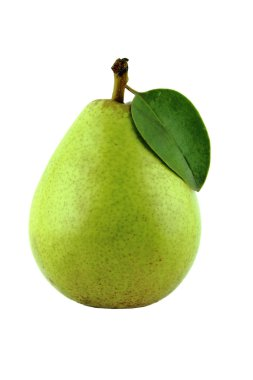
#> input picture input/10035.jpg, 253 x 380 px; its folder holds 4 pictures in this run
$ python adjust_images.py
#> lines starting #> are read from the running program, lines starting #| are printed output that depends on the picture
#> pass 3 of the loop in process_directory, `for filename in os.listdir(input_dir):`:
#> the loop made 4 passes; the first 3 are shown
from PIL import Image
import os
import argparse
import requests
from urllib.parse import urlparse
import concurrent.futures
import time
import re
import cv2
import numpy as np
from io import BytesIO
import warnings
import json

# Игнорируем предупреждения PIL для более чистого вывода
warnings.filterwarnings("ignore", category=UserWarning)

# [193 lines left out: functions clean_filename, transform_json_to_urls, download_image, download_images_from_urls, enhance_image_quality, not called in this run]

def properly_convert_to_rgba(img):
    """
    Корректно преобразует изображение в RGBA, обрабатывая различные форматы

    Args:
        img: PIL.Image - исходное изображение

    Returns:
        PIL.Image: Изображение в формате RGBA
    """
    # Получаем информацию о режиме и прозрачности
    mode = img.mode

    # Проверяем, является ли изображение палитровым с прозрачностью
    if mode == 'P':
        # Попробуем получить информацию о прозрачности
        try:
            transparency = img.info.get('transparency')
            if transparency is not None:
                # Преобразуем в RGBA для корректной обработки прозрачности
                return img.convert('RGBA')
        except:
            pass

    # Если изображение уже в RGBA, просто возвращаем его
    if mode == 'RGBA':
        return img

    # Если изображение с альфа-каналом
    if 'A' in mode:
        return img.convert('RGBA')

    # Для остальных изображений преобразуем в RGB
    return img.convert('RGB')

def get_pil_format(ext):
    """
    Преобразует расширение файла в правильный формат PIL для сохранения

    Args:
        ext (str): Расширение файла (с точкой или без)

    Returns:
        str: Формат PIL для метода save()
    """
    # Удаляем точку, если она есть
    if ext.startswith('.'):
        ext = ext[1:]

    # Преобразуем в верхний регистр
    ext = ext.upper()

    # Исправляем некоторые распространенные форматы
    format_map = {
        'JPG': 'JPEG',
        'TIF': 'TIFF',
        'BMP': 'BMP',
        'PNG': 'PNG',
        'GIF': 'GIF',
        'WEBP': 'WEBP'
    }

    # Если формат известен, возвращаем правильное значение
    if ext in format_map:
        return format_map[ext]

    # По умолчанию используем JPEG
    return 'JPEG'

# [415 lines left out: functions detect_object_region, detect_object_on_white_background, smart_scale_image, smart_scale_white_background, adjust_aspect_ratio_simple, not called in this run]

def adjust_aspect_ratio(image_path, output_path, target_ratio, fill_color=(255, 255, 255), enhance=False, smart_scale=False, white_background=False, scale_factor=1.5):
    """
    Adjust image to target aspect ratio by adding padding with specified color
    without changing or stretching the original image.

    Args:
        image_path (str): Path to the input image
        output_path (str): Path to save the processed image
        target_ratio (float): Target aspect ratio (width/height)
        fill_color (tuple): RGB color for padding (default: white)
        enhance (bool): Whether to enhance the image quality
        smart_scale (bool): Whether to use smart scaling for object detection
        white_background (bool): Whether to use specialized detection for white backgrounds
        scale_factor (float): Масштаб увеличения объекта (1.0 = без изменений)
    """
#> called with image_path = 'input/10035.jpg', output_path = 'output/10035.jpg', target_ratio = 1, fill_color = (255, 255, 255), enhance = False, smart_scale = False, white_background = False, scale_factor = 1.5
    try:
        # Открываем изображение
        img = Image.open(image_path)
#> img is the input picture: PIL image 253x380 RGB; mean R, G, B 217.2, 225.2, 187.1

        # Корректно конвертируем изображение с учетом альфа-канала и палитры
        img = properly_convert_to_rgba(img)

        # Если есть альфа-канал, создаем фон и накладываем изображение
        if img.mode == 'RGBA':
            background = Image.new('RGB', img.size, fill_color)
            background.paste(img, (0, 0), img)
            img = background
        else:
            img = img.convert('RGB')

        # Улучшаем качество изображения, если указано
        if enhance:
            print(f"Улучшаем качество изображения: {os.path.basename(image_path)}")
            img = enhance_image_quality(img)

        # Специальная обработка для объектов на белом фоне
        if white_background:
            print(f"Применяем специальный режим для белого фона: {os.path.basename(image_path)}")
            # Определяем регион с объектом
            region = detect_object_on_white_background(img)

            if region:
                # Получаем координаты объекта
                obj_x, obj_y, obj_width, obj_height = region

                # Увеличиваем объект в соответствии с заданным масштабом
                # При этом сохраняем его положение на изображении
                if scale_factor != 1.0:
                    # Вырезаем объект
                    obj_img = img.crop((obj_x, obj_y, obj_x + obj_width, obj_y + obj_height))

                    # Определяем новый размер объекта после масштабирования
                    new_obj_width = int(obj_width * scale_factor)
                    new_obj_height = int(obj_height * scale_factor)

                    # Изменяем размер объекта
                    resized_obj = obj_img.resize((new_obj_width, new_obj_height), Image.LANCZOS)

                    # Создаем новое изображение подходящего размера
                    new_width = max(img.width, new_obj_width + 2 * (obj_x // 2))
                    new_height = max(img.height, new_obj_height + 2 * (obj_y // 2))

                    # Создаем новое изображение
                    new_img = Image.new('RGB', (new_width, new_height), fill_color)

                    # Вычисляем положение для вставки увеличенного объекта (центрирование)
                    paste_x = (new_width - new_obj_width) // 2
                    paste_y = (new_height - new_obj_height) // 2

                    # Вставляем увеличенный объект
                    new_img.paste(resized_obj, (paste_x, paste_y))

                    # Используем новое изображение для дальнейшей обработки
                    img = new_img

            # Применяем специальное масштабирование для белого фона
            new_img = smart_scale_white_background(img, target_ratio, fill_color)
        # Используем умное масштабирование для других изображений
        elif smart_scale:
            print(f"Применяем умное масштабирование: {os.path.basename(image_path)}")
            new_img = smart_scale_image(img, target_ratio, fill_color)
        else:
            # Стандартное масштабирование для обычных изображений
            # Получаем размеры исходного изображения
            orig_width, orig_height = img.size
#> orig_width = 253; orig_height = 380

            # Вычисляем текущее соотношение сторон
            current_ratio = orig_width / orig_height
#> current_ratio = 0.666

            if current_ratio > target_ratio:
                # Если текущее соотношение больше целевого, добавляем поля сверху и снизу
                new_width = orig_width
                new_height = int(orig_width / target_ratio)
                padding_top = (new_height - orig_height) // 2

                # Создаем новое изображение
                new_img = Image.new('RGB', (new_width, new_height), fill_color)
                # Вставляем оригинальное изображение
                new_img.paste(img, (0, padding_top))

            else:
                # Если текущее соотношение меньше целевого, добавляем поля слева и справа
                new_height = orig_height
#> new_height = 380
                new_width = int(orig_height * target_ratio)
#> new_width = 380
                padding_left = (new_width - orig_width) // 2
#> padding_left = 63

                # Создаем новое изображение
                new_img = Image.new('RGB', (new_width, new_height), fill_color)
#> new_img: PIL image 380x380 RGB; every value is 255
                # Вставляем оригинальное изображение
                new_img.paste(img, (padding_left, 0))
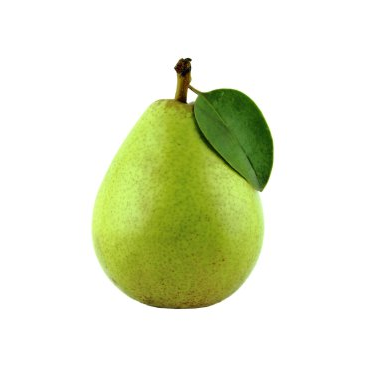
#> new_img: PIL image 380x380 RGB; mean R, G, B 229.9, 235.2, 209.8

        # Определяем формат для сохранения на основе расширения выходного файла
        _, ext = os.path.splitext(output_path)
        save_format = get_pil_format(ext)
#> pass 3 of the loop in process_directory, `for i, (input_path, output_path) in enumerate(files_to_process):`:
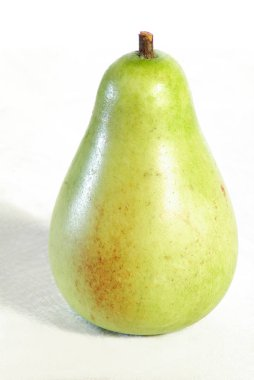
#> input picture input/10516.jpg, 254 x 380 px
#> in adjust_aspect_ratio, img is the input picture: PIL image 254x380 RGB; mean R, G, B 228.9, 230.6, 191.4
#> in adjust_aspect_ratio (call 3), `new_img.paste(img, (padding_left, 0))`:
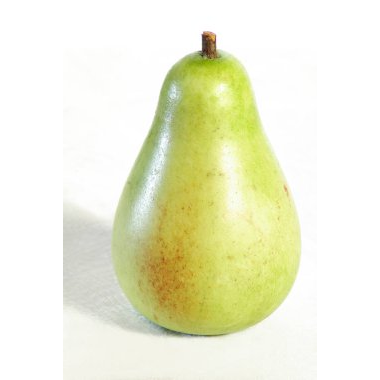
#> new_img: PIL image 380x380 RGB; mean R, G, B 237.6, 238.7, 212.5
#> the loop made 4 passes; the first 3 are shown

        # Сохраняем изображение с правильным форматом и параметрами
        if save_format == 'JPEG':
            new_img.save(output_path, format=save_format, quality=95, optimize=True)
        else:
            new_img.save(output_path, format=save_format)

        return True

    except Exception as e:
        print(f"Ошибка при обработке изображения {image_path}: {str(e)}")
        import traceback
        traceback.print_exc()  # Печатаем полный стек-трейс для отладки
        return False

def process_directory(input_dir="input", output_dir="output", target_ratio=1.0, fill_color=(255, 255, 255),
                      file_mapping=None, enhance=False, smart_scale=False, white_background=False, scale_factor=1.5):
    """
    Process all images in a directory to adjust their aspect ratio

    Args:
        input_dir (str): Directory with input images
        output_dir (str): Directory to save processed images
        target_ratio (float): Target aspect ratio (width/height)
        fill_color (tuple): RGB color for padding
        file_mapping (dict): Маппинг {article: путь_к_файлу} для определения выходных имен файлов
        enhance (bool): Whether to enhance the image quality
        smart_scale (bool): Whether to use smart scaling for object detection
        white_background (bool): Whether to use specialized detection for white backgrounds
        scale_factor (float): Масштаб увеличения объекта (1.0 = без изменений)
    """
    # Создаем выходную директорию, если она не существует
    if not os.path.exists(output_dir):
        os.makedirs(output_dir)

    # Обрабатываем все файлы в директории
    successful = 0
    failed = 0

    # Если есть маппинг файлов, используем его
    if file_mapping:
        files_to_process = []
        for article, input_path in file_mapping.items():
            if os.path.isfile(input_path):
                # Определяем расширение входного файла
                _, ext = os.path.splitext(input_path)
                # Если у article нет расширения, добавляем
                if '.' not in article:
                    output_filename = clean_filename(article) + ext
                else:
                    output_filename = clean_filename(article)

                # Убедимся, что у выходного файла есть расширение
                if '.' not in output_filename:
                    output_filename += '.jpg'

                output_path = os.path.join(output_dir, output_filename)
                files_to_process.append((input_path, output_path))
    else:
        # Получаем список всех файлов для обработки
        files_to_process = []
        for filename in os.listdir(input_dir):
            input_path = os.path.join(input_dir, filename)

            # Проверяем, является ли файл изображением
            if os.path.isfile(input_path) and filename.lower().endswith(('.png', '.jpg', '.jpeg', '.bmp', '.gif', '.webp')):
                output_path = os.path.join(output_dir, filename)
                files_to_process.append((input_path, output_path))

    total_files = len(files_to_process)
    if total_files == 0:
        print(f"Не найдено изображений для обработки")
        return

    print(f"Найдено {total_files} изображений для обработки")

    # Обрабатываем каждое изображение
    for i, (input_path, output_path) in enumerate(files_to_process):
        print(f"Обработка {i+1}/{total_files}: {os.path.basename(input_path)} -> {os.path.basename(output_path)}")

        if adjust_aspect_ratio(input_path, output_path, target_ratio, fill_color, enhance, smart_scale, white_background, scale_factor):
            successful += 1
        else:
            failed += 1

    print(f"Обработка завершена: {successful} изображений успешно обработано, {failed} ошибок")

def parse_color(color_str):
    """
    Parse color string in format 'r,g,b' to RGB tuple
    """
    try:
        r, g, b = map(int, color_str.split(','))
        return (r, g, b)
    except:
        raise argparse.ArgumentTypeError("Цвет должен быть в формате 'r,g,b', например '255,0,0' для красного")

# [93 lines left out: functions parse_urls_file, visualize_object_detection, not called in this run]

if __name__ == "__main__":
    parser = argparse.ArgumentParser(description='Изменение пропорций изображений путем добавления полей')

    # Основные параметры
    parser.add_argument('--ratio', type=float, default=1.0, help='Целевое соотношение сторон (ширина/высота), например 16/9=1.78')
    parser.add_argument('--color', type=str, default='255,255,255', help='Цвет заполнения в формате r,g,b (по умолчанию белый: 255,255,255)')
    parser.add_argument('--input', type=str, default='input', help='Директория с входными изображениями (по умолчанию: input)')
    parser.add_argument('--output', type=str, default='output', help='Директория для сохранения обработанных изображений (по умолчанию: output)')

    # Параметры для загрузки изображений из URL
    parser.add_argument('--urls', nargs='+', help='Список URL для загрузки изображений')
    parser.add_argument('--urls-file', type=str, help='Файл со списком URL в формате "article,url" (по одной паре на строку)')
    parser.add_argument('--max-workers', type=int, default=5, help='Максимальное количество параллельных загрузок (по умолчанию: 5)')

    # Параметр для улучшения качества изображений
    parser.add_argument('--enhance', action='store_true', help='Улучшить качество изображений с помощью ИИ-алгоритмов')

    # Параметры для работы с JSON
    parser.add_argument('--json-file', type=str, help='Путь к JSON файлу для преобразования в urls.txt')
    parser.add_argument('--json-to-urls', action='store_true', help='Преобразовать JSON файл в urls.txt')

    # Параметр для умного масштабирования
    parser.add_argument('--smart-scale', action='store_true', help='Использовать умное масштабирование для равномерного распределения объекта')

    # Параметры для специального режима белого фона
    parser.add_argument('--white-background', action='store_true', help='Использовать специальный режим для объектов на белом фоне')
    parser.add_argument('--scale-factor', type=float, default=1.5, help='Масштаб увеличения объекта (1.0 = без изменений, по умолчанию: 1.5)')

    # Параметр для визуализации обнаруженных объектов
    parser.add_argument('--visualize-object', type=str, help='Визуализировать обнаруженный объект на указанном изображении')
    parser.add_argument('--visualize-output', type=str, help='Путь для сохранения визуализации (по умолчанию: object_detected.jpg)')

    args = parser.parse_args()

    # Визуализация обнаруженного объекта, если указано
    if args.visualize_object:
        output_path = args.visualize_output if args.visualize_output else "object_detected.jpg"
        visualize_object_detection(args.visualize_object, output_path)
        exit(0)

    # Преобразуем строку цвета в кортеж RGB
    fill_color = parse_color(args.color)

    # Проверяем, нужно ли преобразовать JSON в URLs
    if args.json_file and args.json_to_urls:
        output_urls_file = args.urls_file if args.urls_file else "urls.txt"
        transform_json_to_urls(args.json_file, output_urls_file)
        # Если не нужно обрабатывать изображения, выходим
        if not any([args.urls, output_urls_file, os.path.exists(args.input)]):
            exit(0)

        # Устанавливаем urls_file для дальнейшей обработки
        args.urls_file = output_urls_file

    # Проверяем, нужно ли загрузить изображения по URL
    urls_data = []
    file_mapping = None

    if args.urls:
        # Простой список URL без article
        urls_data.extend(args.urls)

    if args.urls_file:
        try:
            # Парсим файл с URLs в формате "article,url"
            file_urls = parse_urls_file(args.urls_file)
            urls_data.extend(file_urls)
        except Exception as e:
            print(f"Ошибка при чтении файла URL: {str(e)}")

    # Загружаем изображения, если указаны URL
    if urls_data:
        print(f"Загрузка {len(urls_data)} изображений...")
        file_mapping = download_images_from_urls(urls_data, args.input, args.max_workers)

    # Обрабатываем директорию с изображениями
    print(f"Обработка изображений с соотношением сторон {args.ratio}...")
    if args.enhance:
        print("Включено улучшение качества изображений")
    if args.smart_scale:
        print("Включено умное масштабирование для равномерного распределения объекта")
    if args.white_background:
        print(f"Включен специальный режим для белого фона с масштабом {args.scale_factor}")

    process_directory(args.input, args.output, args.ratio, fill_color, file_mapping, args.enhance, args.smart_scale, args.white_background, args.scale_factor)

def main():
    """
    Основная функция для запуска из GUI через прямой импорт
    """
    parser = argparse.ArgumentParser(description='Изменение пропорций изображений путем добавления полей')

    # Основные параметры
    parser.add_argument('--ratio', type=float, default=1.0, help='Целевое соотношение сторон (ширина/высота), например 16/9=1.78')
    parser.add_argument('--color', type=str, default='255,255,255', help='Цвет заполнения в формате r,g,b (по умолчанию белый: 255,255,255)')
    parser.add_argument('--input', type=str, default='input', help='Директория с входными изображениями (по умолчанию: input)')
    parser.add_argument('--output', type=str, default='output', help='Директория для сохранения обработанных изображений (по умолчанию: output)')

    # Параметры для загрузки изображений из URL
    parser.add_argument('--urls', nargs='+', help='Список URL для загрузки изображений')
    parser.add_argument('--urls-file', type=str, help='Файл со списком URL в формате "article,url" (по одной паре на строку)')
    parser.add_argument('--max-workers', type=int, default=5, help='Максимальное количество параллельных загрузок (по умолчанию: 5)')

    # Параметр для улучшения качества изображений
    parser.add_argument('--enhance', action='store_true', help='Улучшить качество изображений с помощью ИИ-алгоритмов')

    # Параметры для работы с JSON
    parser.add_argument('--json-file', type=str, help='Путь к JSON файлу для преобразования в urls.txt')
    parser.add_argument('--json-to-urls', action='store_true', help='Преобразовать JSON файл в urls.txt')

    # Параметр для умного масштабирования
    parser.add_argument('--smart-scale', action='store_true', help='Использовать умное масштабирование для равномерного распределения объекта')

    # Параметры для специального режима белого фона
    parser.add_argument('--white-background', action='store_true', help='Использовать специальный режим для объектов на белом фоне')
    parser.add_argument('--scale-factor', type=float, default=1.5, help='Масштаб увеличения объекта (1.0 = без изменений, по умолчанию: 1.5)')

    # Параметр для визуализации обнаруженных объектов
    parser.add_argument('--visualize-object', type=str, help='Визуализировать обнаруженный объект на указанном изображении')
    parser.add_argument('--visualize-output', type=str, help='Путь для сохранения визуализации (по умолчанию: object_detected.jpg)')

    args = parser.parse_args()

    # Визуализация обнаруженного объекта, если указано
    if args.visualize_object:
        output_path = args.visualize_output if args.visualize_output else "object_detected.jpg"
        visualize_object_detection(args.visualize_object, output_path)
        return

    # Преобразуем строку цвета в кортеж RGB
    fill_color = parse_color(args.color)

    # Проверяем, нужно ли преобразовать JSON в URLs
    if args.json_file and args.json_to_urls:
        output_urls_file = args.urls_file if args.urls_file else "urls.txt"
        transform_json_to_urls(args.json_file, output_urls_file)
        # Если не нужно обрабатывать изображения, выходим
        if not any([args.urls, output_urls_file, os.path.exists(args.input)]):
            return

        # Устанавливаем urls_file для дальнейшей обработки
        args.urls_file = output_urls_file

    # Проверяем, нужно ли загрузить изображения по URL
    urls_data = []
    file_mapping = None

    if args.urls:
        # Простой список URL без article
        urls_data.extend(args.urls)

    if args.urls_file:
        try:
            # Парсим файл с URLs в формате "article,url"
            file_urls = parse_urls_file(args.urls_file)
            urls_data.extend(file_urls)
        except Exception as e:
            print(f"Ошибка при чтении файла URL: {str(e)}")

    # Загружаем изображения, если указаны URL
    if urls_data:
        print(f"Загрузка {len(urls_data)} изображений...")
        file_mapping = download_images_from_urls(urls_data, args.input, args.max_workers)

    # Обрабатываем директорию с изображениями
    print(f"Обработка изображений с соотношением сторон {args.ratio}...")
    if args.enhance:
        print("Включено улучшение качества изображений")
    if args.smart_scale:
        print("Включено умное масштабирование для равномерного распределения объекта")
    if args.white_background:
        print(f"Включен специальный режим для белого фона с масштабом {args.scale_factor}")

    process_directory(args.input, args.output, args.ratio, fill_color, file_mapping, args.enhance, args.smart_scale, args.white_background, args.scale_factor)
#> pass 3 of the loop in process_directory, `for filename in os.listdir(input_dir):`:
#> the loop made 4 passes; the first 3 are shown
#> pass 3 of the loop in process_directory, `for i, (input_path, output_path) in enumerate(files_to_process):`:
#> the loop made 4 passes; the first 3 are shown

if __name__ == "__main__":
    main()
